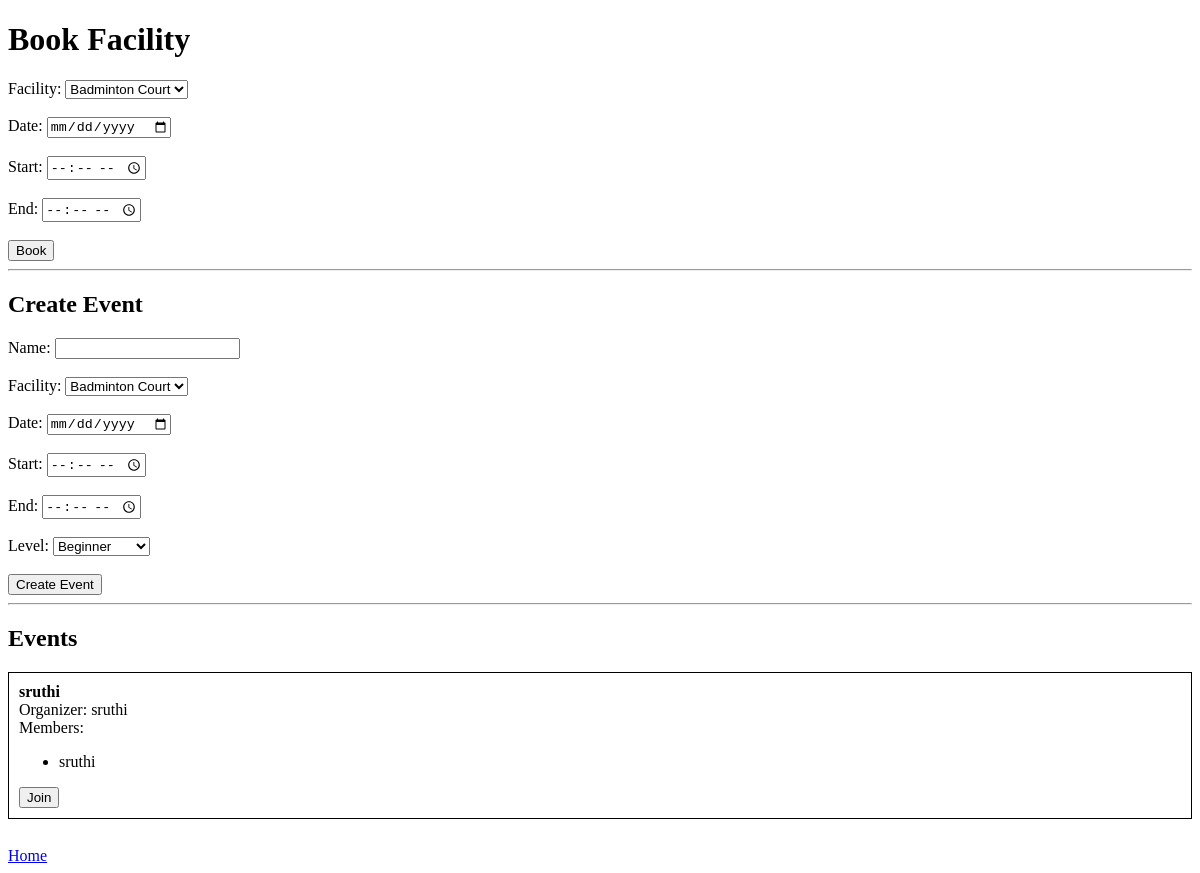
The app's page /booking (signed in), older data.
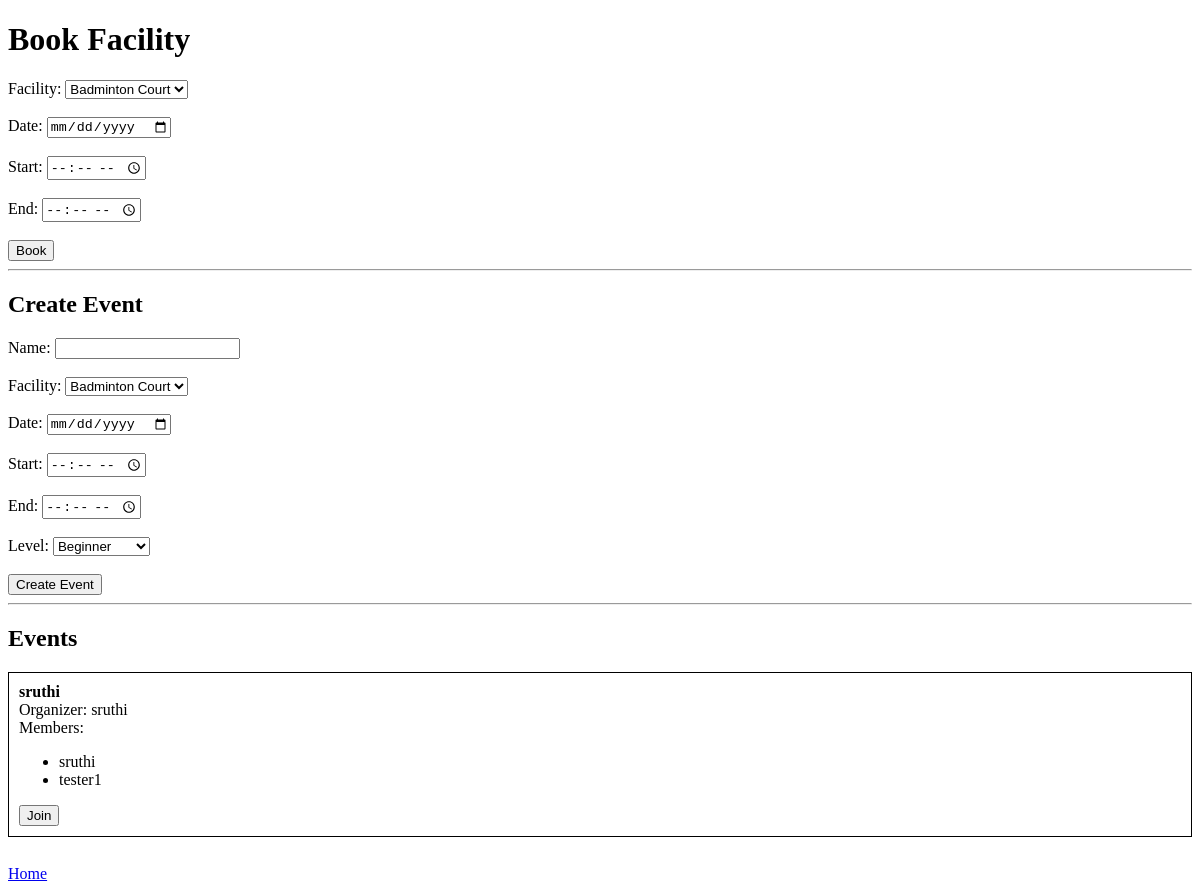
The same page, newer data.
### tables this page shows
CREATE TABLE events (
        id INTEGER PRIMARY KEY AUTOINCREMENT,
        name TEXT,
        organizer TEXT,
        created_by TEXT NOT NULL,
        facility TEXT,
        date TEXT,
        start_time TEXT,
        end_time TEXT,
        level TEXT
    );

CREATE TABLE joined_events (
        id INTEGER PRIMARY KEY AUTOINCREMENT,
        username TEXT,
        event_id INTEGER
    );

### app.py (the view)
@app.route("/booking")
def booking():
    if "username" not in session:
        return redirect(url_for("login"))
    conn = get_db_connection()
    events = conn.execute("SELECT * FROM events").fetchall()
    events_with_members = []
    for event in events:
        members = conn.execute(
            "SELECT username FROM joined_events WHERE event_id = ?",
            (event["id"],)
        ).fetchall()
        events_with_members.append({
            "id": event["id"],
            "name": event["name"],
            "organizer": event["organizer"],
            "facility": event["facility"],
            "date": event["date"],
            "start_time": event["start_time"],
            "end_time": event["end_time"],
            "members": [m["username"] for m in members]
        })
    conn.close()
    return render_template("booking.html", events=events_with_members)

### app.py (called while the page is built)
def get_db_connection():
    conn = sqlite3.connect("database.db")
    conn.row_factory = sqlite3.Row
    return conn

### templates/booking.html (shortened to what this page needs)
<!DOCTYPE html>
<html>
<head>
</head>
<body>
<h1>Book Facility</h1>
<form method="POST" action="{{ url_for('book') }}">
    Facility:
    <select name="facility">
        <option>Badminton Court</option>
    </select><br><br>
    Date: <input type="date" name="date"><br><br>
    Start: <input type="time" name="start_time"><br><br>
    End: <input type="time" name="end_time"><br><br>
    <button type="submit">Book</button>
</form>
<hr>
<h2>Create Event</h2>
<form method="POST" action="{{ url_for('create_event') }}">
    Name: <input type="text" name="event_name"><br><br>
    Facility:
    <select name="facility">
        <option>Badminton Court</option>
    </select><br><br>
    Date: <input type="date" name="date"><br><br>
    Start: <input type="time" name="start_time"><br><br>
    End: <input type="time" name="end_time"><br><br>
    Level:
    <select name="level">
        <option>Beginner</option>
    </select><br><br>
    <button type="submit">Create Event</button>
</form>
<hr>
<h2>Events</h2>
{% for event in events %}
<div style="border:1px solid black; padding:10px; margin-bottom:10px;">
    <b>{{ event.name }}</b><br>
    Organizer: {{ event.organizer }}<br>
    Members:
    <ul>
        {% for m in event.members %}
            <li>{{ m }}</li>
        {% else %}
            <li>No members yet</li>
        {% endfor %}
    </ul>
    <form method="POST" action="{{ url_for('join_event') }}">
        <button type="submit">Join</button>
    </form>
</div>
{% endfor %}
<br>
<a href="{{ url_for('home') }}">Home</a>
</body>
</html>

Row changes from the older to the newer data that the page shows:
added joined_events: username "tester1"
